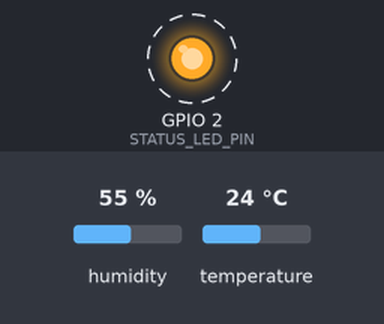
The sketch below on a simulated ESP32. On the bench: output pins drawn as LEDs (lit = HIGH). Dashed ring = blinking. The inputs (shaded band) are chosen by the test bench; at power-on: humidity 55 %, temperature 24 °C. WiFi joins after 1.5 s; servers stay silent unless stated; random numbers use the default seed unless the sketch sets one; no MQTT or app messages arrive unless stated; what the sketch prints to the serial monitor is not drawn.

Above: at 1.64 s.
Timing chart, 0 to 4.5 s (numbered marks = the images above):
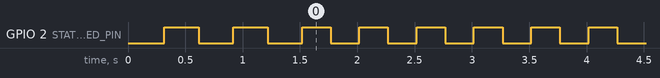

The sketch:

sketch.ino
```cpp
#include <WiFi.h>
#include <PubSubClient.h>
#include <DHTesp.h>
#include "config.h"

// Hardware and Network Objects
DHTesp dht;
WiFiClient espClient;
PubSubClient client(espClient);

// Timing and System State Variables
unsigned long lastPublishTime = 0;
unsigned long lastReconnectAttempt = 0;
unsigned long lastBlinkTime = 0;
bool ledState = LOW;

// Filtered Telemetry Values (Exponential Moving Average)
float filteredTemp = 0.0;
float filteredHum = 0.0;
bool firstReading = true;

// LED Status Indicator Helper
void updateStatusLED(bool connected) {
  if (connected) {
    digitalWrite(STATUS_LED_PIN, HIGH); // Solid ON when fully connected
  } else {
    // Non-blocking blink while disconnected / connecting
    unsigned long now = millis();
    if (now - lastBlinkTime >= 250) {
      lastBlinkTime = now;
      ledState = !ledState;
      digitalWrite(STATUS_LED_PIN, ledState);
    }
  }
}

// Reconnect to MQTT Broker non-blockingly
bool reconnectMQTT() {
  Serial.print("Connecting to MQTT broker at ");
  Serial.print(MQTT_BROKER);
  Serial.print("... ");

  String clientId = String(MQTT_CLIENT_PREFIX) + String(random(0xffff), HEX);

  if (client.connect(clientId.c_str(), TOPIC_STATUS, 0, true, "offline")) {
    Serial.println("CONNECTED!");
    client.publish(TOPIC_STATUS, "online", true);
    digitalWrite(STATUS_LED_PIN, HIGH);
    return true;
  } else {
    Serial.print("FAILED, rc=");
    Serial.println(client.state());
    return false;
  }
}

// Connect to WiFi non-blockingly
void ensureWiFiConnected() {
  if (WiFi.status() == WL_CONNECTED) return;

  Serial.println("WiFi connection lost. Reconnecting...");
  WiFi.disconnect();
  WiFi.begin(WIFI_SSID, WIFI_PASSWORD);

  while (WiFi.status() != WL_CONNECTED) {
    updateStatusLED(false);
    delay(100);
    Serial.print(".");
  }
  Serial.println("\nWiFi Connected! Local IP: " + WiFi.localIP().toString());
}

// Apply Exponential Moving Average (EMA) noise filter
float applyEMA(float current, float raw, float alpha) {
  if (firstReading) return raw;
  return (alpha * raw) + ((1.0 - alpha) * current);
}

void setup() {
  Serial.begin(115200);
  pinMode(STATUS_LED_PIN, OUTPUT);
  digitalWrite(STATUS_LED_PIN, LOW);
  randomSeed(micros());

  Serial.println("==========================================");
  Serial.println(" Smart Environment Monitor - Firmware V2  ");
  Serial.println(" ESP32 + DHT22 + Non-Blocking MQTT Engine ");
  Serial.println("==========================================");

  dht.setup(DHT_PIN, DHTesp::DHT22);

  WiFi.begin(WIFI_SSID, WIFI_PASSWORD);
  ensureWiFiConnected();

  client.setServer(MQTT_BROKER, MQTT_PORT);
  client.setKeepAlive(60);
}

void loop() {
  ensureWiFiConnected();

  unsigned long currentMillis = millis();

  // Maintain MQTT Client State
  if (!client.connected()) {
    updateStatusLED(false);
    if (currentMillis - lastReconnectAttempt >= RECONNECT_INTERVAL_MS) {
      lastReconnectAttempt = currentMillis;
      if (reconnectMQTT()) {
        lastReconnectAttempt = 0;
      }
    }
  } else {
    client.loop();
    updateStatusLED(true);
  }

  // Non-blocking Telemetry Sampling & Publishing
  if (currentMillis - lastPublishTime >= PUBLISH_INTERVAL_MS) {
    lastPublishTime = currentMillis;

    TempAndHumidity rawData = dht.getTempAndHumidity();

    // Sanity & Validity Check
    if (isnan(rawData.temperature) || isnan(rawData.humidity) ||
        rawData.temperature < MIN_TEMP_C || rawData.temperature > MAX_TEMP_C ||
        rawData.humidity < MIN_HUM_PCT || rawData.humidity > MAX_HUM_PCT) {
      Serial.println("[ERROR] DHT22 sensor read invalid or out of bounds. Skipping frame.");
      return;
    }

    // Apply EMA noise filter
    filteredTemp = applyEMA(filteredTemp, rawData.temperature, SENSOR_EMA_ALPHA);
    filteredHum = applyEMA(filteredHum, rawData.humidity, SENSOR_EMA_ALPHA);
    firstReading = false;

    // Format telemetry strings (1 decimal place)
    String tempStr = String(filteredTemp, 1);
    String humStr = String(filteredHum, 1);

    if (client.connected()) {
      client.publish(TOPIC_TEMPERATURE, tempStr.c_str());
      client.publish(TOPIC_HUMIDITY, humStr.c_str());

      Serial.print("[TELEMETRY] Temp: ");
      Serial.print(tempStr);
      Serial.print(" °C | Hum: ");
      Serial.print(humStr);
      Serial.println(" % -> Published to MQTT");
    } else {
      Serial.println("[WARN] MQTT offline. Telemetry buffered in memory.");
    }
  }
}
```

config.h
```cpp
#ifndef CONFIG_H
#define CONFIG_H

// WiFi Configuration
#define WIFI_SSID "Wokwi-GUEST"
#define WIFI_PASSWORD ""

// MQTT Broker Configuration
#define MQTT_BROKER "broker.hivemq.com"
#define MQTT_PORT 1883
#define MQTT_CLIENT_PREFIX "DivyanshESP32-"

// MQTT Topics
#define TOPIC_TEMPERATURE "divyansh/environment/temperature"
#define TOPIC_HUMIDITY "divyansh/environment/humidity"
#define TOPIC_STATUS "divyansh/environment/status"

// Hardware Pin Definitions
#define DHT_PIN 15
#define STATUS_LED_PIN 2

// System & Sampling Parameters
#define PUBLISH_INTERVAL_MS 2000     // Telemetry interval in milliseconds
#define RECONNECT_INTERVAL_MS 5000   // Reconnect wait interval
#define SENSOR_EMA_ALPHA 0.3         // Exponential Moving Average filter coefficient (0.0 to 1.0)

// Thresholds for Sensor Sanity Check
#define MIN_TEMP_C -20.0
#define MAX_TEMP_C 70.0
#define MIN_HUM_PCT 0.0
#define MAX_HUM_PCT 100.0

#endif // CONFIG_H
```

Measured:
- by itself, GPIO 2 (STATUS_LED_PIN): alternates HIGH for 0.25 s and LOW for 0.25 s, 18 changes in all, then stays HIGH
